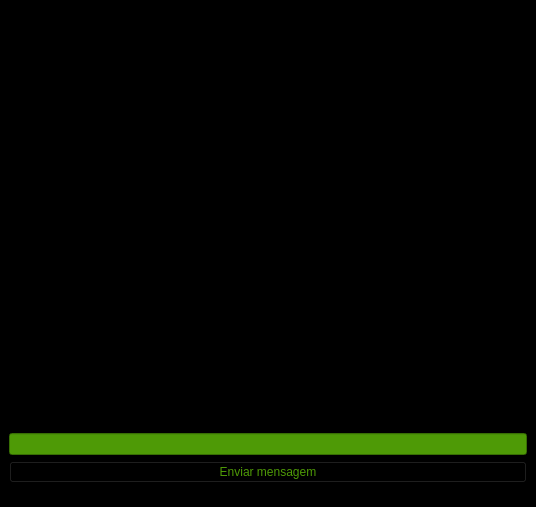
<?xml version="1.0" encoding="UTF-8"?>
<ui version="4.0">
 <class>ChatWindow</class>
 <widget class="QMainWindow" name="ChatWindow">
  <property name="geometry">
   <rect>
    <x>0</x>
    <y>0</y>
    <width>536</width>
    <height>507</height>
   </rect>
  </property>
  <property name="windowTitle">
   <string>MainWindow</string>
  </property>
  <property name="styleSheet">
   <string notr="true">background-color: rgb(0, 0, 0);
font: 11pt &quot;FreeMono&quot;;</string>
  </property>
  <widget class="QWidget" name="centralwidget">
   <layout class="QVBoxLayout" name="verticalLayout">
    <property name="bottomMargin">
     <number>2</number>
    </property>
    <item>
     <widget class="QTextBrowser" name="chat_history">
      <property name="styleSheet">
       <string notr="true">background-color: rgb(0, 0, 0);
color: rgb(78, 154, 6);
font: 14pt &quot;FreeMono&quot;;</string>
      </property>
      <property name="html">
       <string>&lt;!DOCTYPE HTML PUBLIC &quot;-//W3C//DTD HTML 4.0//EN&quot; &quot;http://www.w3.org/TR/REC-html40/strict.dtd&quot;&gt;
&lt;html&gt;&lt;head&gt;&lt;meta name=&quot;qrichtext&quot; content=&quot;1&quot; /&gt;&lt;style type=&quot;text/css&quot;&gt;
p, li { white-space: pre-wrap; }
&lt;/style&gt;&lt;/head&gt;&lt;body style=&quot; font-family:'FreeMono'; font-size:14pt; font-weight:400; font-style:normal;&quot;&gt;
&lt;p style=&quot;-qt-paragraph-type:empty; margin-top:12px; margin-bottom:12px; margin-left:0px; margin-right:0px; -qt-block-indent:0; text-indent:0px;&quot;&gt;&lt;br /&gt;&lt;/p&gt;&lt;/body&gt;&lt;/html&gt;</string>
      </property>
     </widget>
    </item>
    <item>
     <widget class="QLineEdit" name="message_input">
      <property name="styleSheet">
       <string notr="true">background-color: rgb(78, 154, 6);
color: rgb(0, 0, 0);</string>
      </property>
      <property name="text">
       <string/>
      </property>
     </widget>
    </item>
    <item>
     <widget class="QPushButton" name="sendmessage_button">
      <property name="styleSheet">
       <string notr="true">color: rgb(78, 154, 6);
font: 13pt &quot;FreeMono&quot;;</string>
      </property>
      <property name="text">
       <string>Enviar mensagem</string>
      </property>
     </widget>
    </item>
   </layout>
  </widget>
  <widget class="QMenuBar" name="menubar">
   <property name="geometry">
    <rect>
     <x>0</x>
     <y>0</y>
     <width>536</width>
     <height>20</height>
    </rect>
   </property>
  </widget>
  <widget class="QStatusBar" name="statusbar"/>
 </widget>
 <resources/>
 <connections/>
</ui>
